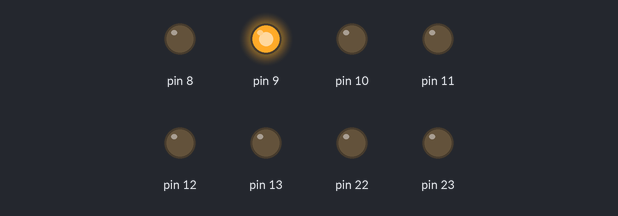
The sketch below on a simulated Arduino Uno, built with avr-gcc and run on an emulated ATmega328P. Shown: output pins drawn as LEDs (lit = HIGH).

Above: at 0.1 s.
Timing chart, 0 to 1.6 s (numbered marks = the images above):
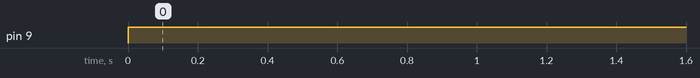

The sketch:

fast_PWM.ino
```cpp
void setup() {
  DDRB = B11111111;
  TCCR1A = 0;
  TCCR1B = 0;
  TCCR1A |= (1<<WGM10) | (1<<COM1A1) | (1<<COM1B1);
  TCCR1B |= (1<<CS10) | (1<<WGM12);
}

void loop() {
  OCR1A = 255;
}
```

Measured:
- by itself, pin 9: LOW → HIGH at 0.00 s
